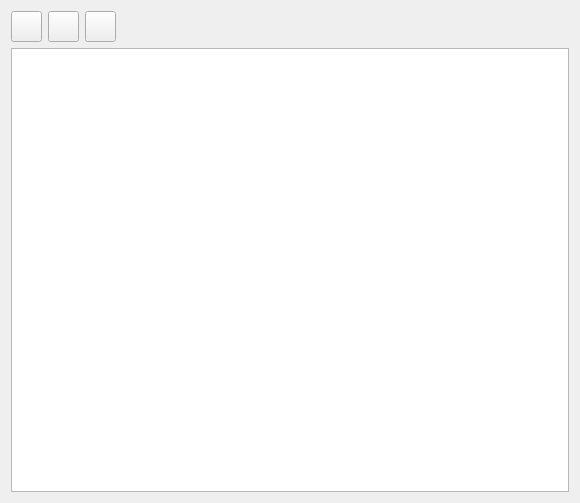
<?xml version="1.0" encoding="UTF-8"?>
<ui version="4.0">
 <author>Sergey V Turchin &lt;zerg@altlinux.org&gt;</author>
 <class>HelpBrowserUI</class>
 <widget class="QDialog" name="HelpBrowserUI">
  <property name="geometry">
   <rect>
    <x>0</x>
    <y>0</y>
    <width>580</width>
    <height>503</height>
   </rect>
  </property>
  <property name="focusPolicy">
   <enum>Qt::TabFocus</enum>
  </property>
  <property name="windowTitle">
   <string>Help Browser</string>
  </property>
  <layout class="QGridLayout">
   <item row="0" column="0">
    <widget class="QPushButton" name="backwardButton">
     <property name="minimumSize">
      <size>
       <width>31</width>
       <height>31</height>
      </size>
     </property>
     <property name="maximumSize">
      <size>
       <width>31</width>
       <height>31</height>
      </size>
     </property>
     <property name="toolTip">
      <string>Backward</string>
     </property>
     <property name="text">
      <string/>
     </property>
     <property name="autoDefault">
      <bool>false</bool>
     </property>
     <property name="flat">
      <bool>false</bool>
     </property>
    </widget>
   </item>
   <item row="0" column="1">
    <widget class="QPushButton" name="forwardButton">
     <property name="minimumSize">
      <size>
       <width>31</width>
       <height>31</height>
      </size>
     </property>
     <property name="maximumSize">
      <size>
       <width>31</width>
       <height>31</height>
      </size>
     </property>
     <property name="toolTip">
      <string>Forward</string>
     </property>
     <property name="text">
      <string/>
     </property>
     <property name="autoDefault">
      <bool>false</bool>
     </property>
    </widget>
   </item>
   <item row="0" column="2">
    <widget class="QPushButton" name="homeButton">
     <property name="minimumSize">
      <size>
       <width>31</width>
       <height>31</height>
      </size>
     </property>
     <property name="maximumSize">
      <size>
       <width>31</width>
       <height>31</height>
      </size>
     </property>
     <property name="toolTip">
      <string>Home</string>
     </property>
     <property name="text">
      <string/>
     </property>
     <property name="autoDefault">
      <bool>false</bool>
     </property>
    </widget>
   </item>
   <item row="0" column="3">
    <spacer name="spacer4">
     <property name="orientation">
      <enum>Qt::Horizontal</enum>
     </property>
     <property name="sizeType">
      <enum>QSizePolicy::Expanding</enum>
     </property>
     <property name="sizeHint" stdset="0">
      <size>
       <width>425</width>
       <height>20</height>
      </size>
     </property>
    </spacer>
   </item>
   <item row="1" column="0" colspan="5">
    <widget class="QTextBrowser" name="helpText"/>
   </item>
  </layout>
 </widget>
 <layoutdefault spacing="6" margin="11"/>
 <pixmapfunction>QPixmap</pixmapfunction>
 <resources/>
 <connections>
  <connection>
   <sender>backwardButton</sender>
   <signal>clicked()</signal>
   <receiver>helpText</receiver>
   <slot>backward()</slot>
   <hints>
    <hint type="sourcelabel">
     <x>20</x>
     <y>20</y>
    </hint>
    <hint type="destinationlabel">
     <x>20</x>
     <y>20</y>
    </hint>
   </hints>
  </connection>
  <connection>
   <sender>forwardButton</sender>
   <signal>clicked()</signal>
   <receiver>helpText</receiver>
   <slot>forward()</slot>
   <hints>
    <hint type="sourcelabel">
     <x>54</x>
     <y>19</y>
    </hint>
    <hint type="destinationlabel">
     <x>289</x>
     <y>268</y>
    </hint>
   </hints>
  </connection>
 </connections>
</ui>
